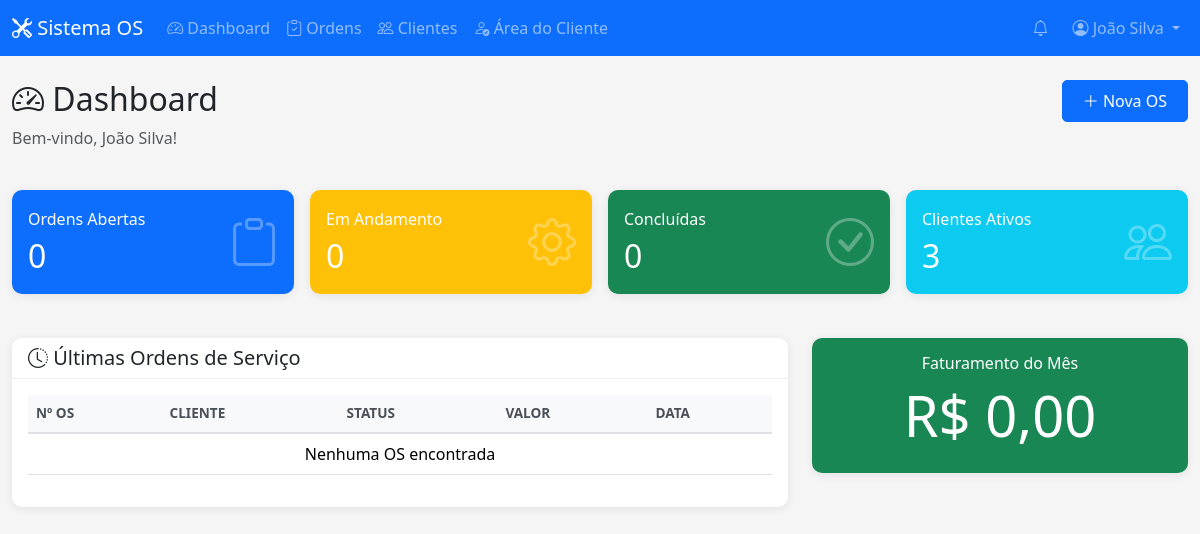
The page / (signed in) on the database as committed earlier.
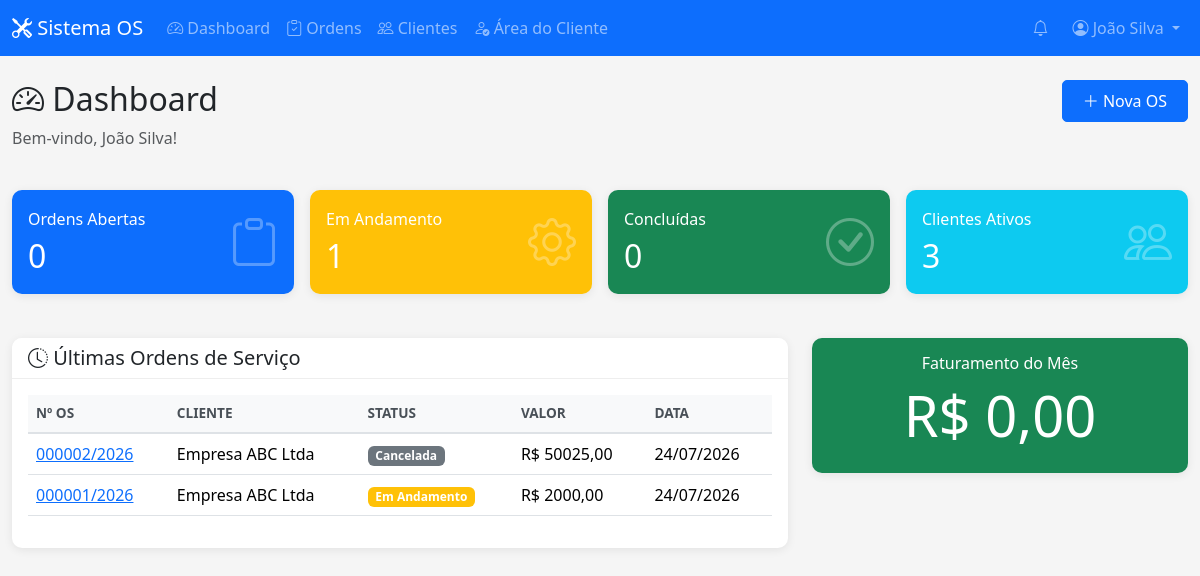
The same page on the database as committed later.
### core/models.py (models this page shows, shortened)
class OrdemServico(models.Model):
    STATUS_CHOICES = [
        ('aberta', 'Aberta'),
        ('andamento', 'Em Andamento'),
        ('concluida', 'Concluída'),
        ('cancelada', 'Cancelada'),
    ]
    PRIORIDADE_CHOICES = [
        ('baixa', 'Baixa'),
        ('media', 'Média'),
        ('alta', 'Alta'),
        ('urgente', 'Urgente'),
    ]
    numero = models.CharField('Número OS', max_length=20, unique=True)
    cliente = models.ForeignKey(Cliente, on_delete=models.PROTECT, verbose_name='Cliente', related_name='ordens')
    tecnico = models.ForeignKey(User, on_delete=models.SET_NULL, null=True, blank=True, verbose_name='Técnico', related_name='ordens_tecnico')
    descricao_problema = models.TextField('Descrição do Problema')
    solucao = models.TextField('Solução', blank=True)
    status = models.CharField('Status', max_length=15, choices=STATUS_CHOICES, default='aberta')
    prioridade = models.CharField('Prioridade', max_length=10, choices=PRIORIDADE_CHOICES, default='media')
    data_abertura = models.DateTimeField('Data de Abertura', default=timezone.now)
    data_conclusao = models.DateTimeField('Data de Conclusão', null=True, blank=True)
    valor_servico = models.DecimalField('Valor do Serviço', max_digits=10, decimal_places=2, default=0)
    valor_pecas = models.DecimalField('Valor das Peças', max_digits=10, decimal_places=2, default=0)
    valor_total = models.DecimalField('Valor Total', max_digits=10, decimal_places=2, default=0)
    criado_por = models.ForeignKey(User, on_delete=models.PROTECT, verbose_name='Criado por', related_name='ordens_criadas')
    observacoes = models.TextField('Observações Internas', blank=True)
    data_criacao = models.DateTimeField('Data de Criação', auto_now_add=True)
    data_atualizacao = models.DateTimeField('Data de Atualização', auto_now=True)
    class Meta:
        ordering = ['-data_abertura']
        verbose_name = 'Ordem de Serviço'
        verbose_name_plural = 'Ordens de Serviço'

class Cliente(models.Model):
    nome = models.CharField('Nome', max_length=200)
    cpf_cnpj = models.CharField('CPF/CNPJ', max_length=18, unique=True)
    email = models.EmailField('E-mail', max_length=100)
    telefone = models.CharField('Telefone', max_length=20)
    celular = models.CharField('Celular', max_length=20, blank=True)
    endereco = models.CharField('Endereço', max_length=200)
    cidade = models.CharField('Cidade', max_length=100)
    estado = models.CharField('Estado', max_length=2)
    cep = models.CharField('CEP', max_length=9)
    observacoes = models.TextField('Observações', blank=True)
    ativo = models.BooleanField('Ativo', default=True)
    senha = models.CharField('Senha', max_length=128, default='123456')  # ← NOVO CAMPO
    data_cadastro = models.DateTimeField('Data de Cadastro', auto_now_add=True)
    class Meta:
        ordering = ['nome']
        verbose_name = 'Cliente'
        verbose_name_plural = 'Clientes'

### core/views.py (the view)
@login_required
def dashboard(request):
    total_clientes = Cliente.objects.filter(ativo=True).count()
    os_abertas = OrdemServico.objects.filter(status='aberta').count()
    os_andamento = OrdemServico.objects.filter(status='andamento').count()
    os_concluidas = OrdemServico.objects.filter(status='concluida').count()
    ultimas_os = OrdemServico.objects.select_related('cliente').order_by('-data_criacao')[:10]
    hoje = timezone.now()
    primeiro_dia = hoje.replace(day=1, hour=0, minute=0, second=0)
    faturamento_mes = OrdemServico.objects.filter(
        status='concluida',
        data_conclusao__gte=primeiro_dia
    ).aggregate(total=Sum('valor_total'))['total'] or 0
    context = {
        'total_clientes': total_clientes,
        'os_abertas': os_abertas,
        'os_andamento': os_andamento,
        'os_concluidas': os_concluidas,
        'ultimas_os': ultimas_os,
        'faturamento_mes': faturamento_mes,
    }
    return render(request, 'dashboard/dashboard.html', context)

### templates/dashboard/dashboard.html (shortened to what this page needs)
{% extends 'base.html' %}
{% block content %}
<div class="row mb-4">
    <div class="col">
        <h2><i class="bi bi-speedometer2"></i> Dashboard</h2>
        <p class="text-muted">Bem-vindo, {{ user.get_full_name }}!</p>
    </div>
    <div class="col text-end">
        <a href="{% url 'ordem_criar' %}" class="btn btn-primary">
            <i class="bi bi-plus-lg"></i> Nova OS
        </a>
    </div>
</div>
<div class="row g-3 mb-4">
    <div class="col-xl-3 col-md-6">
        <div class="card dashboard-card bg-primary text-white">
            <div class="card-body">
                <div class="d-flex justify-content-between align-items-center">
                    <div>
                        <h6 class="card-title mb-2">Ordens Abertas</h6>
                        <h2 class="mb-0">{{ os_abertas }}</h2>
                    </div>
                    <i class="bi bi-clipboard" style="font-size: 3rem; opacity: 0.3;"></i>
                </div>
            </div>
        </div>
    </div>
    <div class="col-xl-3 col-md-6">
        <div class="card dashboard-card bg-warning text-white">
            <div class="card-body">
                <div class="d-flex justify-content-between align-items-center">
                    <div>
                        <h6 class="card-title mb-2">Em Andamento</h6>
                        <h2 class="mb-0">{{ os_andamento }}</h2>
                    </div>
                    <i class="bi bi-gear" style="font-size: 3rem; opacity: 0.3;"></i>
                </div>
            </div>
        </div>
    </div>
    <div class="col-xl-3 col-md-6">
        <div class="card dashboard-card bg-success text-white">
            <div class="card-body">
                <div class="d-flex justify-content-between align-items-center">
                    <div>
                        <h6 class="card-title mb-2">Concluídas</h6>
                        <h2 class="mb-0">{{ os_concluidas }}</h2>
                    </div>
                    <i class="bi bi-check-circle" style="font-size: 3rem; opacity: 0.3;"></i>
                </div>
            </div>
        </div>
    </div>
    <div class="col-xl-3 col-md-6">
        <div class="card dashboard-card bg-info text-white">
            <div class="card-body">
                <div class="d-flex justify-content-between align-items-center">
                    <div>
                        <h6 class="card-title mb-2">Clientes Ativos</h6>
                        <h2 class="mb-0">{{ total_clientes }}</h2>
                    </div>
                    <i class="bi bi-people" style="font-size: 3rem; opacity: 0.3;"></i>
                </div>
            </div>
        </div>
    </div>
</div>
<div class="row">
    <div class="col-md-8">
        <div class="card">
            <div class="card-header">
                <h5 class="mb-0"><i class="bi bi-clock-history"></i> Últimas Ordens de Serviço</h5>
            </div>
            <div class="card-body">
                <div class="table-responsive">
                    <table class="table table-hover">
                        <thead>
                            <tr>
                                <th>Nº OS</th>
                                <th>Cliente</th>
                                <th>Status</th>
                                <th>Valor</th>
                                <th>Data</th>
                            </tr>
                        </thead>
                        <tbody>
                            {% for os in ultimas_os %}
                            <tr>
                                <td><a href="{% url 'ordem_detalhe' os.pk %}">{{ os.numero }}</a></td>
                                <td>{{ os.cliente.nome }}</td>
                                <td><span class="badge bg-{% if os.status == 'concluida' %}success{% elif os.status == 'andamento' %}warning{% elif os.status == 'aberta' %}primary{% else %}secondary{% endif %}">{{ os.get_status_display }}</span></td>
                                <td>R$ {{ os.valor_total }}</td>
                                <td>{{ os.data_abertura|date:"d/m/Y" }}</td>
                            </tr>
                            {% empty %}
                            <tr>
                                <td colspan="5" class="text-center">Nenhuma OS encontrada</td>
                            </tr>
                            {% endfor %}
                        </tbody>
                    </table>
                </div>
            </div>
        </div>
    </div>
    <div class="col-md-4">
        <div class="card bg-success text-white">
            <div class="card-body text-center">
                <h6 class="card-title">Faturamento do Mês</h6>
                <h2 class="display-4">R$ {{ faturamento_mes|floatformat:2 }}</h2>
            </div>
        </div>
    </div>
</div>
{% endblock %}

### templates/base.html (shortened to what this page needs)
{% load static %}
<!DOCTYPE html>
<html lang="pt-BR">
<head>
    <link href="https://cdn.jsdelivr.net/npm/bootstrap@5.3.2/dist/css/bootstrap.min.css" rel="stylesheet">
    <link href="https://cdn.jsdelivr.net/npm/bootstrap-icons@1.11.3/font/bootstrap-icons.css" rel="stylesheet">
    <link href="{% static 'css/style.css' %}" rel="stylesheet">
</head>
<body>
    {% if user.is_authenticated %}
    <nav class="navbar navbar-expand-lg navbar-dark bg-primary">
        <div class="container-fluid">
            <a class="navbar-brand" href="{% url 'dashboard' %}">
                <i class="bi bi-tools"></i> Sistema OS
            </a>
            <div class="collapse navbar-collapse" id="navbarNav">
                <ul class="navbar-nav me-auto">
                    <li class="nav-item">
                        <a class="nav-link" href="{% url 'dashboard' %}">
                            <i class="bi bi-speedometer2"></i> Dashboard
                        </a>
                    </li>
                    <li class="nav-item">
                        <a class="nav-link" href="{% url 'ordem_lista' %}">
                            <i class="bi bi-clipboard-check"></i> Ordens
                        </a>
                    </li>
                    <li class="nav-item">
                        <a class="nav-link" href="{% url 'cliente_lista' %}">
                            <i class="bi bi-people"></i> Clientes
                        </a>
                    </li>
                    <li class="nav-item">
                        <a class="nav-link" href="{% url 'cliente_login' %}" target="_blank">
                            <i class="bi bi-person-check"></i> Área do Cliente
                        </a>
                    </li>
                </ul>
                <ul class="navbar-nav">
                    <li class="nav-item dropdown me-2">
                        <a class="nav-link position-relative" href="#" id="notifDropdown" role="button" data-bs-toggle="dropdown">
                            <i class="bi bi-bell"></i>
                        </a>
                    </li>
                    <li class="nav-item dropdown">
                        <a class="nav-link dropdown-toggle" href="#" id="userDropdown" role="button" data-bs-toggle="dropdown">
                            <i class="bi bi-person-circle"></i> {{ user.get_full_name|default:user.username }}
                        </a>
                    </li>
                </ul>
            </div>
        </div>
    </nav>
    {% endif %}
    <main class="container-fluid py-4">
        {% block content %}{% endblock %}
    </main>
</body>
</html>

### static/css/style.css (style rules this page uses)
body { background-color: #f5f5f5; font-family: 'Segoe UI', Tahoma, Geneva, Verdana, sans-serif; }
.card { border: none; border-radius: 10px; box-shadow: 0 2px 10px rgba(0,0,0,0.08); margin-bottom: 20px; }
.card-header { background-color: white; border-bottom: 1px solid #eee; border-radius: 10px 10px 0 0 !important; }
.table { background: white; border-radius: 10px; }
.table thead th { background-color: #f8f9fa; border-bottom: 2px solid #dee2e6; font-weight: 600; font-size: 0.85rem; text-transform: uppercase; color: #495057; }
.btn { border-radius: 5px; padding: 8px 20px; }
.btn-primary { background-color: #0d6efd; border-color: #0d6efd; }
.dashboard-card { transition: transform 0.2s; cursor: pointer; }

Rows that differ between the two databases and show on the page:
added OrdemServico: numero "000002/2026", cliente.nome "Empresa ABC Ltda", status "Cancelada", valor_total "50025,00", data_abertura "24/07/2026"
added OrdemServico: numero "000001/2026", cliente.nome "Empresa ABC Ltda", status "Em Andamento", valor_total "2000,00", data_abertura "24/07/2026"
Other text that changed with them:
{{ os_andamento }}: "0" → "1"
text no longer shown: "Nenhuma OS encontrada"
